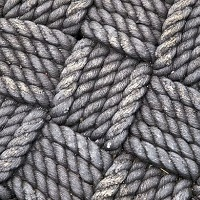
#> input picture rope.jpg, 200 x 200 px
$ python lbp-demo-textures.py
#> lines starting #> are read from the running program, lines starting #| are printed output that depends on the picture
import cv2
import numpy as np
from matplotlib import pyplot as plt
from skimage import feature

img1 = np.zeros((200, 200), np.uint8)
img1[100:] = 255
lbp1 = feature.local_binary_pattern(img1, 8, 1)

img2 = np.array([np.full(200, v) for v in range(200)], np.uint8)
lbp2 = feature.local_binary_pattern(img2, 8, 1)

img3 = cv2.imread('rope.jpg', 0)
#> img3: shape (200, 200); min 0, max 255, mean 116.9
lbp3 = feature.local_binary_pattern(img3, 8, 1)
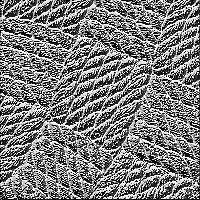
#> lbp3: shape (200, 200) float64; min 0, max 255, mean 124.3

stack = np.hstack((
    np.vstack((img1, lbp1.astype(np.uint8))),
    np.vstack((img2, lbp2.astype(np.uint8))),
    np.vstack((img3, lbp3.astype(np.uint8)))
))
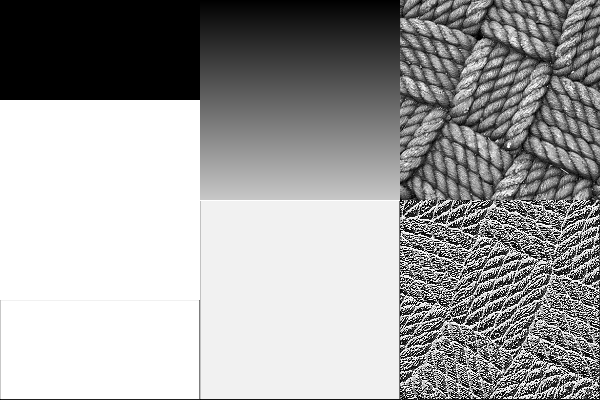
#> stack: shape (400, 600); min 0, max 255, mean 160.1

stack[200] = 0
stack[:, 200] = 0
stack[:, 400] = 0
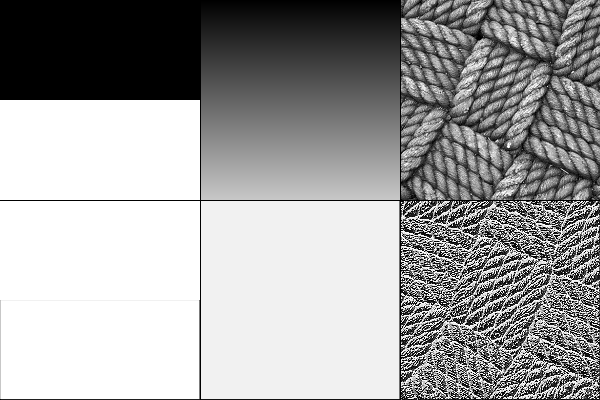
#> stack: shape (400, 600); min 0, max 255, mean 159.2

plt.hist(lbp3.astype(np.uint8).ravel(), 256, [0, 256])
plt.show()
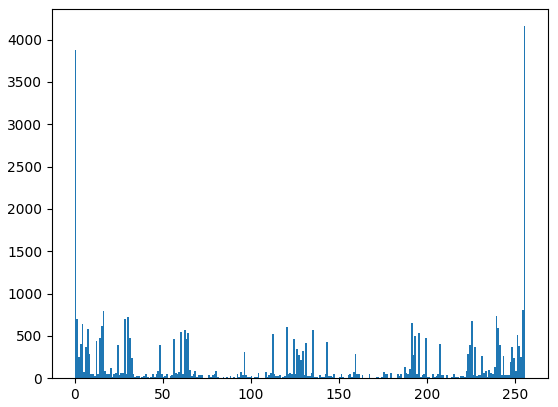
#> figure drawn by matplotlib, 1 panel; tallest bar 4159 high, from x = 255 to 256

cv2.imshow('LBP', stack)
# cv2.imwrite('lbp-demo-textures.jpg', stack)
cv2.waitKey(0)
cv2.destroyAllWindows()
